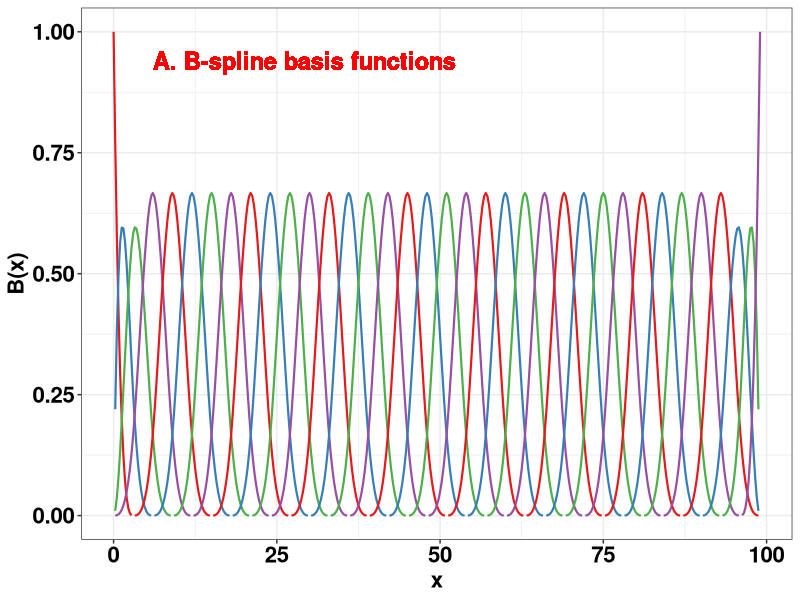
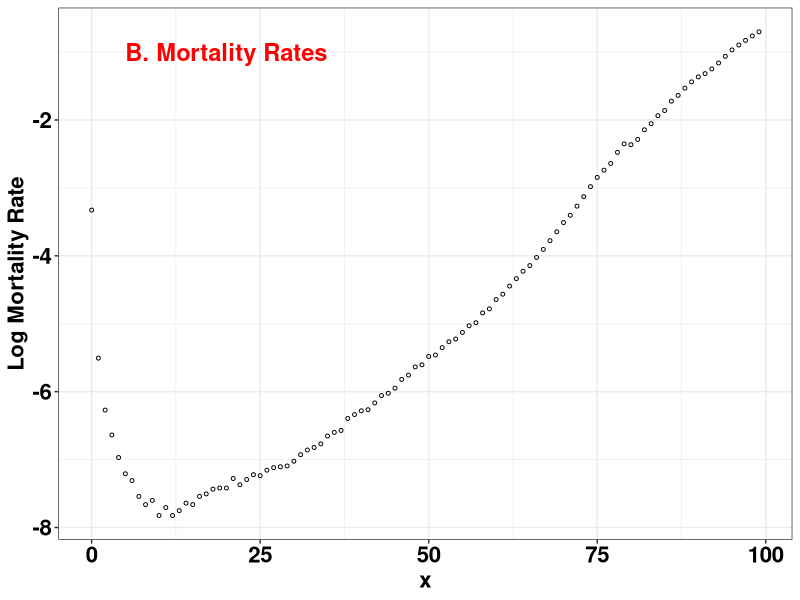
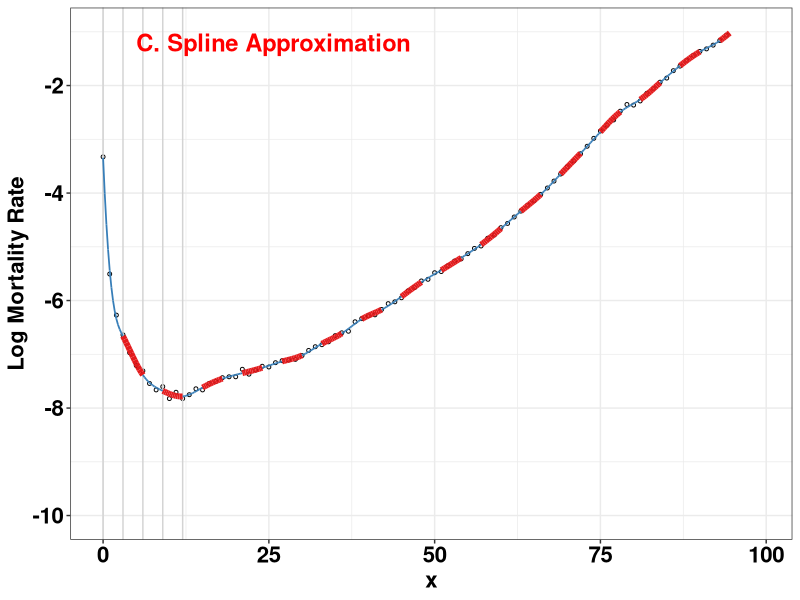
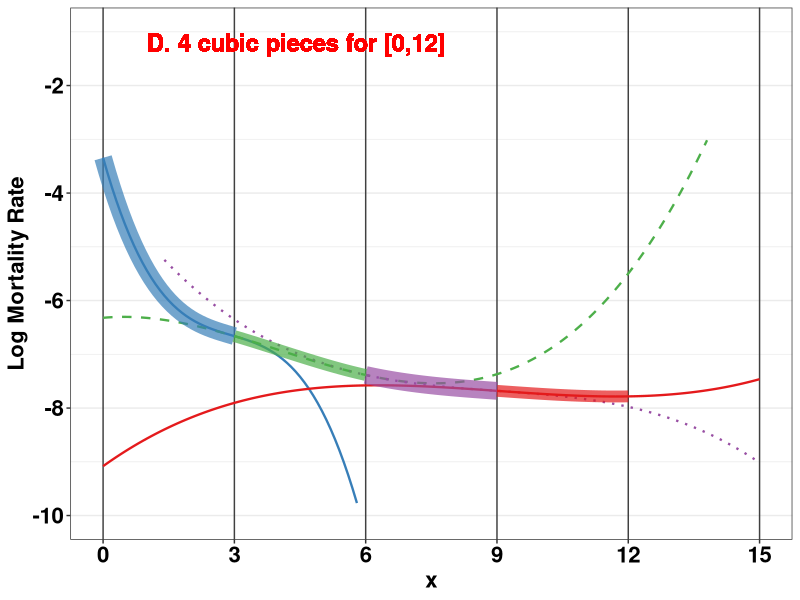
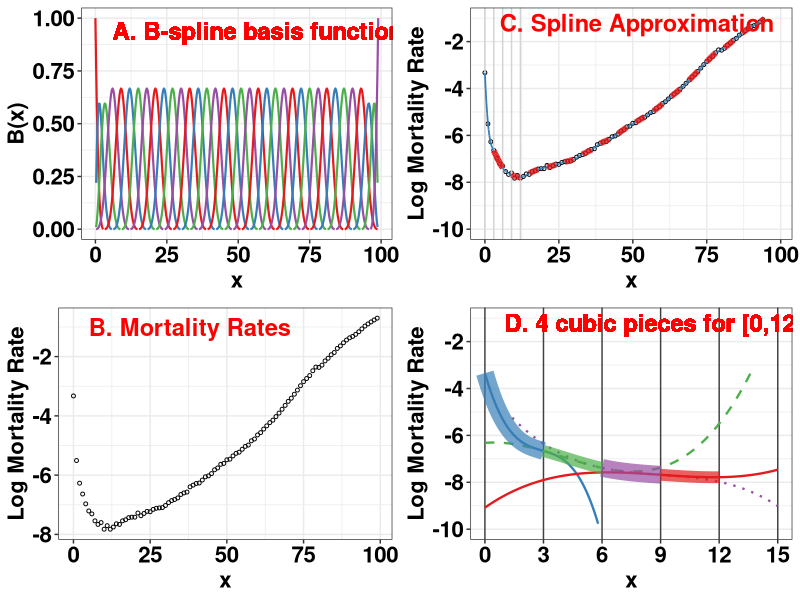

Source code (R) for these figures, in order: (Note: this script raises an error after producing the figures.)
#-------------------------------------------------------------
# creates a four-panel figure illustrating a cubic spline
# fit to Portugal the 1970-1990 female logmx schedule
# 
# Panels are
# (A) B-spline basis for the fits
# (B) Portugal 1970-1979 single-yr female rate schedule
# (C) A spline fit to PRT data, with cubic subsections
# (D) Zoom in on ages 0-15 and show cubics
#-------------------------------------------------------------

library(splines)
library(tidyverse)
library(gridExtra)

rm(list=ls())

theme_carl <- function () { 
  theme_bw() %+replace% 
    theme(axis.text = element_text(size=16, face='bold',color='black'),
          axis.title = element_text(size=16, face='bold'))
}



xcoarse  = seq(0,99,1)
xfine    = seq(0,99, .25)

Bfine    = splines::bs(xfine,   knots=seq(3,96,3), degree=3, intercept=TRUE)
Bcoarse  = splines::bs(xcoarse, knots=seq(3,96,3), degree=3, intercept=TRUE)


#------------------------------------------------------------------------
# 1: PRT raw data ----
#------------------------------------------------------------------------

true_mx =
  c(`0` = 0.03591, `1` = 0.00406, `2` = 0.00189, `3` = 0.00131,
    `4` = 0.00094, `5` = 0.00074, `6` = 0.00067, `7` = 0.00053, `8` = 0.00047,
    `9` = 5e-04,  `10` = 4e-04,  `11` = 0.00045, `12` = 4e-04, `13` = 0.00043,
    `14` = 0.00048, `15` = 0.00047, `16` = 0.00053, `17` = 0.00055,
    `18` = 0.00059, `19` = 6e-04, `20` = 6e-04, `21` = 0.00069, `22` = 0.00063,
    `23` = 0.00068, `24` = 0.00073, `25` = 0.00072, `26` = 0.00078,
    `27` = 0.00081, `28` = 0.00082, `29` = 0.00083, `30` = 0.00089,
    `31` = 0.00098, `32` = 0.00105, `33` = 0.00109, `34` = 0.00115,
    `35` = 0.00129, `36` = 0.00136, `37` = 0.0014,  `38` = 0.00167,
    `39` = 0.00177, `40` = 0.00187, `41` = 0.0019,  `42` = 0.0021,
    `43` = 0.00234, `44` = 0.00242, `45` = 0.00261, `46` = 0.00297,
    `47` = 0.00316, `48` = 0.00357, `49` = 0.00368, `50` = 0.00416,
    `51` = 0.00425, `52` = 0.00474, `53` = 0.00517, `54` = 0.00538,
    `55` = 0.00593, `56` = 0.00654, `57` = 0.00684, `58` = 0.0079,
    `59` = 0.00839, `60` = 0.00962, `61` = 0.01041, `62` = 0.01173,
    `63` = 0.01309, `64` = 0.01459, `65` = 0.01586, `66` = 0.01788,
    `67` = 0.02012, `68` = 0.02289, `69` = 0.02609, `70` = 0.02989,
    `71` = 0.03326, `72` = 0.03805, `73` = 0.04374, `74` = 0.05071,
    `75` = 0.05811, `76` = 0.06464, `77` = 0.07137, `78` = 0.08402,
    `79` = 0.09513, `80` = 0.09406, `81` = 0.10159, `82` = 0.11712,
    `83` = 0.12813, `84` = 0.1441,  `85` = 0.15551, `86` = 0.17847,
    `87` = 0.19435, `88` = 0.21617, `89` = 0.23707, `90` = 0.25522,
    `91` = 0.26763, `92` = 0.28701, `93` = 0.31319, `94` = 0.34524,
    `95` = 0.37964, `96` = 0.4079,  `97` = 0.43677, `98` = 0.46609,
    `99` = 0.49563)


logmx = log(true_mx)


#------------------------------------------------------------------------
# A: B-spline basis for the fits  ----
#------------------------------------------------------------------------

my_colors = c('#e41a1c','#377eb8','#4daf4a','#984ea3')

basis_df = expand.grid(x=xfine, fn=factor(seq(ncol(Bfine)))) %>%
  as_tibble() %>% 
  transform( y = as.vector(Bfine)) %>% 
  filter( y > 0)

GA = ggplot(data=basis_df) +
  aes(x=x, y=y, group=fn, color=fn) +
  geom_line(size=0.75) +
  labs(x='x', y='B(x)') +
  theme_carl() +
  guides(color=FALSE) +
  scale_color_manual(values=rep(my_colors,9)) +
  geom_text(aes(x=6,y=0.94), label='A. B-spline basis functions', fontface='bold',
            color='red',size=6, hjust=0) 


GA


#------------------------------------------------------------------------
# B: log mortality rates ----
#------------------------------------------------------------------------

GB = ggplot() +
      geom_point(aes(x=xcoarse, y=logmx), shape=1, size=1) +
      theme_carl() +
      labs(x='x', y='Log Mortality Rate') +
      geom_text(aes(x=5,y=-1), label='B. Mortality Rates', 
                fontface='bold',color='red',size=6, hjust=0)

GB

#------------------------------------------------------------------------
# C: spline fit to PRT data  ----
#------------------------------------------------------------------------

theta = solve( crossprod(Bcoarse), crossprod(Bcoarse,logmx))

piecewise_df = tibble(x    = xfine,
                      y    = as.vector(Bfine %*% theta),
                      xcat = cut(xfine, seq(0,99,3), right=FALSE))

# tweak last xcat so that 99 is included, then add hue and width
piecewise_df$xcat[length(xfine)] = piecewise_df$xcat[length(xfine)-1]

piecewise_df = piecewise_df %>% 
  mutate( hue  = my_colors[1 + as.integer(xcat) %%2],
          width= ifelse(hue==my_colors[1],2,0.6)
  )

GC = ggplot() +
  geom_point(aes(x=xcoarse, y=logmx), shape=1, size=1) +
  theme_carl() +
  labs(x='x', y='Log Mortality Rate') +
  scale_y_continuous(limits=c(-10,-1), breaks=seq(-10,0,2)) +
  geom_vline(xintercept = seq(0,12,3), color='lightgrey') +
  geom_text(aes(x=5,y=-1.2), label='C. Spline Approximation', fontface='bold',
            color='red',size=6,hjust=0) 

GC = GC + 
  geom_line(data=piecewise_df, 
            aes(x=x,y=y),
            color=piecewise_df$hue, 
            size=piecewise_df$width) 

GC

#------------------------------------------------------------------------
# D: zoom in on spline fit at ages < 15  ----
#------------------------------------------------------------------------

# zoom in on first few spline segments

nseg = 4
xnew = seq(0,3*(nseg+1),.10)

this_linetype  = c('solid','dashed','dotted','solid')
this_linewidth = c(6, 4, 6, 4)

tmp = NULL

for (this_seg in 1:nseg) {
  valid_x = (xfine >= 3*(this_seg-1)) & (xfine <= 3*this_seg)
  xx = (piecewise_df %>% filter(valid_x) %>% pull(x))
  yy = (piecewise_df %>% filter(valid_x) %>% pull(y))
  
  fit = lm(yy ~ xx + I(xx^2) + I(xx^3))
  beta = coef(fit)
  
  ynew = beta[1] + beta[2] * xnew + beta[3] * xnew^2 + beta[4] * xnew^3
  
  tmp = rbind(tmp,
              tibble(x=xnew, y=ynew, seg=this_seg, 
                     linetype = this_linetype[this_seg],
                     linewidth = this_linewidth[this_seg],
                     linecolor = my_colors[1+ this_seg %% nseg],
                     active = (xnew >= 3*(this_seg-1)) & (xnew <= 3*this_seg)
              ))
}

tmp$seg = factor(tmp$seg)


clean_df = tmp %>% 
            filter(y > -10, y < -3) %>% 
            filter( !(seg==3 & x <1.4))

GD = ggplot(data=clean_df) + 
  aes(x=x,y=y) + 
  geom_line(size=0.8,aes(group=seg,lty=linetype, color=linecolor)) +
  theme_carl() +
  labs(x='x',y='Log Mortality Rate') +
  scale_x_continuous(breaks=seq(0,15,3),minor_breaks = NULL) +
  guides(color=FALSE, lty=FALSE) +
  geom_text(aes(x=1,y=-1.2), label='D. 4 cubic pieces for [0,12]', fontface='bold',
            color='red',size=6, hjust=0) +
  scale_color_identity() +
  scale_linetype_identity() +
  theme(panel.grid.major.x = element_line(color = grey(.25)))  +
  scale_y_continuous(limits=c(-10,-1), breaks=seq(-10,0,2))


for (this_seg in 1:nseg) {
  tmp = filter(clean_df,seg==this_seg,active)
  this_linewidth = tmp$linewidth[1]
  GD = GD + 
    geom_line(data=tmp, 
              aes(group=seg,color=linecolor),
              size=this_linewidth, alpha=.70)
}

GD


## arrange in a 2x2 grid and save in two formats
## (.pdf and .eps)
  
G = grid.arrange(GA,GC,
                 GB,GD, nrow=2)

ggsave('../plots/Figure-spline-example-Portugal-data.pdf',
      plot=G,height=7, width=10)

ggsave('../plots/Figure-spline-example-Portugal-data.eps',
       device=cairo_ps,
       plot=G,height=7, width=10)
